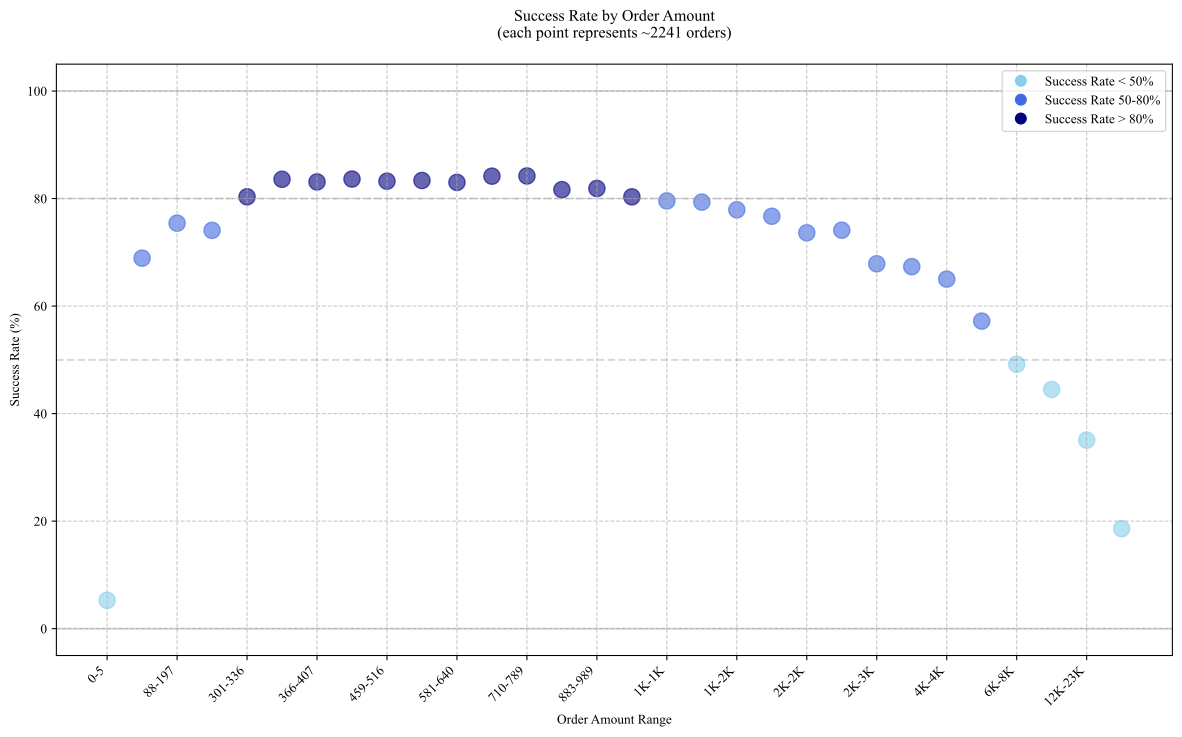

Source code (Python):
import pandas as pd
import matplotlib.pyplot as plt
import numpy as np
import matplotlib as mpl
from mplfonts import use_font
import csv
from datetime import datetime
from io import StringIO

# Налаштовуємо шрифт Arial для англійських символів
use_font('Times New Roman')
mpl.rcParams['pdf.fonttype'] = 42
mpl.rcParams['ps.fonttype'] = 42
mpl.rcParams['text.usetex'] = False  # Вимикаємо LaTeX

def _read_csv_data(csv_path):
    """Read CSV data from file"""
    print("Starting _read_csv_data")
    
    try:
        # Read CSV data
        csv_file = open(csv_path, 'r', encoding='utf-8')
        reader = csv.DictReader(csv_file)
        data = []
        for row in reader:
            try:
                # Обрізаємо мікросекунди з дат
                if 'date_order' in row:
                    date_str = row['date_order'].split('.')[0]  # Видаляємо мікросекунди
                    row['date_order'] = datetime.strptime(date_str, '%Y-%m-%d %H:%M:%S')
            except ValueError:
                continue

            try:
                if 'create_date' in row:
                    date_str = row['create_date'].split('.')[0]  # Видаляємо мікросекунди
                    row['create_date'] = datetime.strptime(date_str, '%Y-%m-%d %H:%M:%S')
            except ValueError:
                continue

            # Ensure required fields are present - адаптуємо під реальну структуру CSV
            if not all(field in row for field in
                       ['order_id', 'customer_id', 'date_order', 'state', 'total_amount']):
                print(f"Missing required fields in row: {row}")
                continue

            data.append(row)

        csv_file.close()
        print(f"Successfully read {len(data)} rows from CSV")
        return data

    except Exception as e:
        print(f"Error reading CSV data: {str(e)}")
        return []

def _prepare_amount_success_data(csv_path):
    """Prepare data for amount success chart - групую замовлення за сумою"""
    print("Starting _prepare_amount_success_data")
    
    try:
        # Read CSV data
        data = _read_csv_data(csv_path)
        if not data:
            print("No data available")
            return None

        # Prepare data points - кожне замовлення як окрема точка
        data_points = []
        for row in data:
            amount = float(row['total_amount'])
            if amount > 0:  # Виключаємо записи з нульовою сумою
                is_successful = row['state'] == 'sale'
                data_points.append((amount, is_successful))

        if not data_points:
            print("No valid data points found")
            return None

        # Sort by amount
        data_points.sort(key=lambda x: x[0])

        total_points = len(data_points)
        print(f"Total orders with valid amounts: {total_points}")

        # Визначаємо кількість груп (зменшуємо якщо замовлень мало)
        num_groups = min(30, total_points // 20)  # Мінімум 20 замовлень на групу
        if num_groups < 5:  # Якщо груп менше 5, встановлюємо мінімум 5 груп
            num_groups = 5

        # Розраховуємо розмір кожної групи
        group_size = total_points // num_groups
        remainder = total_points % num_groups

        # Ініціалізуємо результат
        result = {
            'ranges': [],
            'rates': [],
            'orders_count': []
        }

        # Розбиваємо на групи
        start_idx = 0
        for i in range(num_groups):
            # Додаємо +1 до розміру групи для перших remainder груп
            current_group_size = group_size + (1 if i < remainder else 0)
            if current_group_size == 0:
                break

            end_idx = start_idx + current_group_size
            group_points = data_points[start_idx:end_idx]

            # Рахуємо статистику для групи
            min_amount = group_points[0][0]
            max_amount = group_points[-1][0]
            successful_count = sum(1 for _, is_success in group_points if is_success)
            success_rate = (successful_count / len(group_points)) * 100

            # Форматуємо діапазон
            if max_amount >= 1000000:
                range_str = f'{min_amount / 1000000:.1f}M-{max_amount / 1000000:.1f}M'
            elif max_amount >= 1000:
                range_str = f'{min_amount / 1000:.0f}K-{max_amount / 1000:.0f}K'
            else:
                range_str = f'{min_amount:.0f}-{max_amount:.0f}'

            # Додаємо дані до результату
            result['ranges'].append(range_str)
            result['rates'].append(success_rate)
            result['orders_count'].append(len(group_points))

            start_idx = end_idx

        print(f"Created {len(result['ranges'])} groups")
        return result

    except Exception as e:
        print(f"Error preparing amount success data: {str(e)}")
        return None

def _create_amount_success_chart(data):
    """Create chart showing success rate by order amount"""
    if not data:
        return False

    try:
        plt.figure(figsize=(15, 8))

        # Фільтруємо точки з нульовою кількістю ордерів
        x_points = []
        y_points = []
        counts = []
        for i, (rate, count) in enumerate(zip(data['rates'], data['orders_count'])):
            if count > 0:
                x_points.append(i)
                y_points.append(rate)
                counts.append(count)

        # Створюємо кольорову гамму з більш контрастними кольорами
        # Менше 50% - темно-синій (#003E6B)
        # 50-80% - середньо-синій (#00629B) 
        # Більше 80% - світло-синій (#0A5D7F)
        colors = []
        for rate in y_points:
            if rate < 50:
                colors.append('#87CEEB')  # Світло-синій
            elif rate <= 80:
                colors.append('#4169E1')  # Середньо-синій
            else:
                colors.append('#000080')  # Темно-синій
        
        sizes = [max(80, min(150, count / 2)) for count in counts]  # Розмір точки залежить від кількості замовлень

        # Малюємо точки
        scatter = plt.scatter(x_points, y_points, s=sizes, alpha=0.6, c=colors)

        # Розраховуємо середню кількість ордерів на точку
        avg_orders = sum(counts) // len(counts) if counts else 0

        plt.title(
            f'Success Rate by Order Amount\n(each point represents ~{avg_orders} orders)',
            pad=20, fontsize=12)
        plt.xlabel('Order Amount Range', fontsize=10)
        plt.ylabel('Success Rate (%)', fontsize=10)

        # Налаштовуємо осі
        plt.ylim(-5, 105)  # Додаємо трохи простору зверху і знизу

        # Показуємо всі мітки, якщо їх менше 10, інакше кожну другу
        if len(data['ranges']) <= 10:
            plt.xticks(range(len(data['ranges'])), data['ranges'],
                       rotation=45, ha='right')
        else:
            plt.xticks(range(len(data['ranges']))[::2],
                       [data['ranges'][i] for i in range(0, len(data['ranges']), 2)],
                       rotation=45, ha='right')

        plt.grid(True, linestyle='--', alpha=0.7)

        # Додаємо горизонтальні лінії
        plt.axhline(y=0, color='gray', linestyle='-', alpha=0.3)
        plt.axhline(y=50, color='gray', linestyle='--', alpha=0.3)
        plt.axhline(y=80, color='gray', linestyle='--', alpha=0.3)
        plt.axhline(y=100, color='gray', linestyle='-', alpha=0.3)

        # Додаємо легенду з новими кольорами
        legend_elements = [
            plt.Line2D([0], [0], marker='o', color='w',
                       markerfacecolor='#87CEEB', markersize=10,
                       label='Success Rate < 50%'),
            plt.Line2D([0], [0], marker='o', color='w',
                       markerfacecolor='#4169E1', markersize=10,
                       label='Success Rate 50-80%'),
            plt.Line2D([0], [0], marker='o', color='w',
                       markerfacecolor='#000080', markersize=10,
                       label='Success Rate > 80%')
        ]
        plt.legend(handles=legend_elements, loc='upper right')

        return True

    except Exception as e:
        print(f"Error creating amount-success chart: {str(e)}")
        return False

def create_amount_success_chart(csv_path, output_path):
    """
    Creates a scatter plot showing the relationship between order amount and success rate

    Args:
        csv_path (str): Path to CSV file with data
        output_path (str): Base path for saving the chart (without extension)

    Returns:
        bool: True on success
    """
    # Prepare data
    data = _prepare_amount_success_data(csv_path)
    
    if not data:
        print("Failed to prepare data")
        return False
    
    # Create the chart
    success = _create_amount_success_chart(data)
    
    if success:
        # Save chart
        plt.savefig(f"{output_path}.png", format='png',
                    bbox_inches='tight', dpi=300)
        plt.savefig(f"{output_path}.svg", format='svg',
                    bbox_inches='tight')
        
        plt.close()
        
        print(f"Chart successfully saved to files:")
        print(f"- PNG: {output_path}.png")
        print(f"- SVG: {output_path}.svg")
        
        # Print summary statistics
        print(f"\nSummary Statistics:")
        print(f"Total orders analyzed: {sum(data['orders_count'])}")
        print(f"Number of groups created: {len(data['ranges'])}")
        print(f"Average orders per group: {sum(data['orders_count']) // len(data['orders_count'])}")
        
        return True
    else:
        print("Failed to create chart")
        return False


if __name__ == '__main__':
    # Example usage
    csv_path = 'data_collector_extended.csv'
    output_path = 'amount_success_chart'
    create_amount_success_chart(csv_path, output_path)
